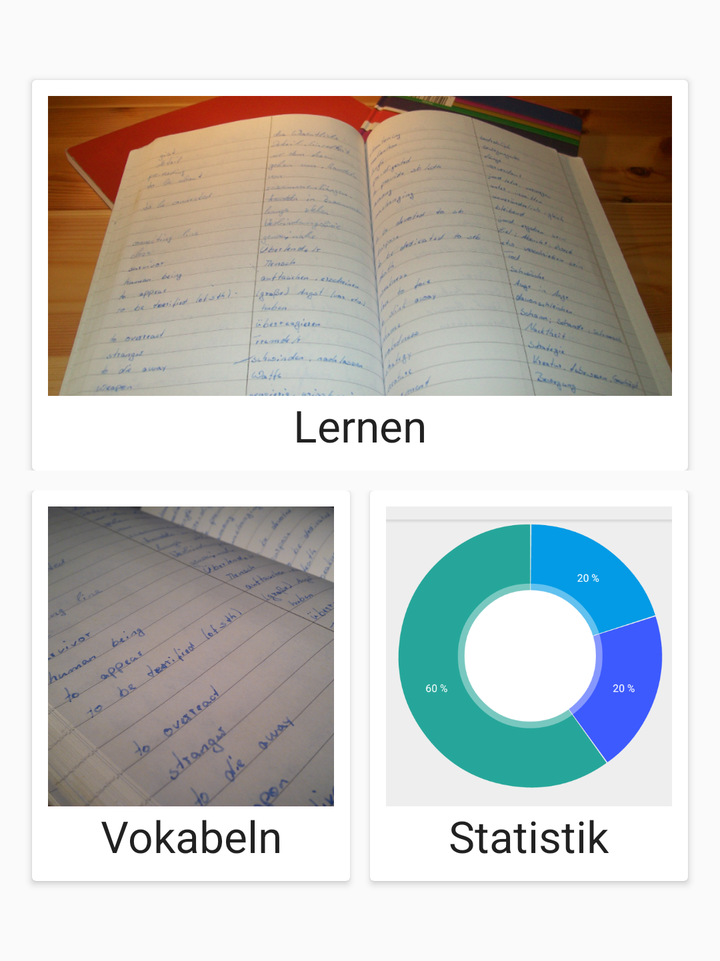
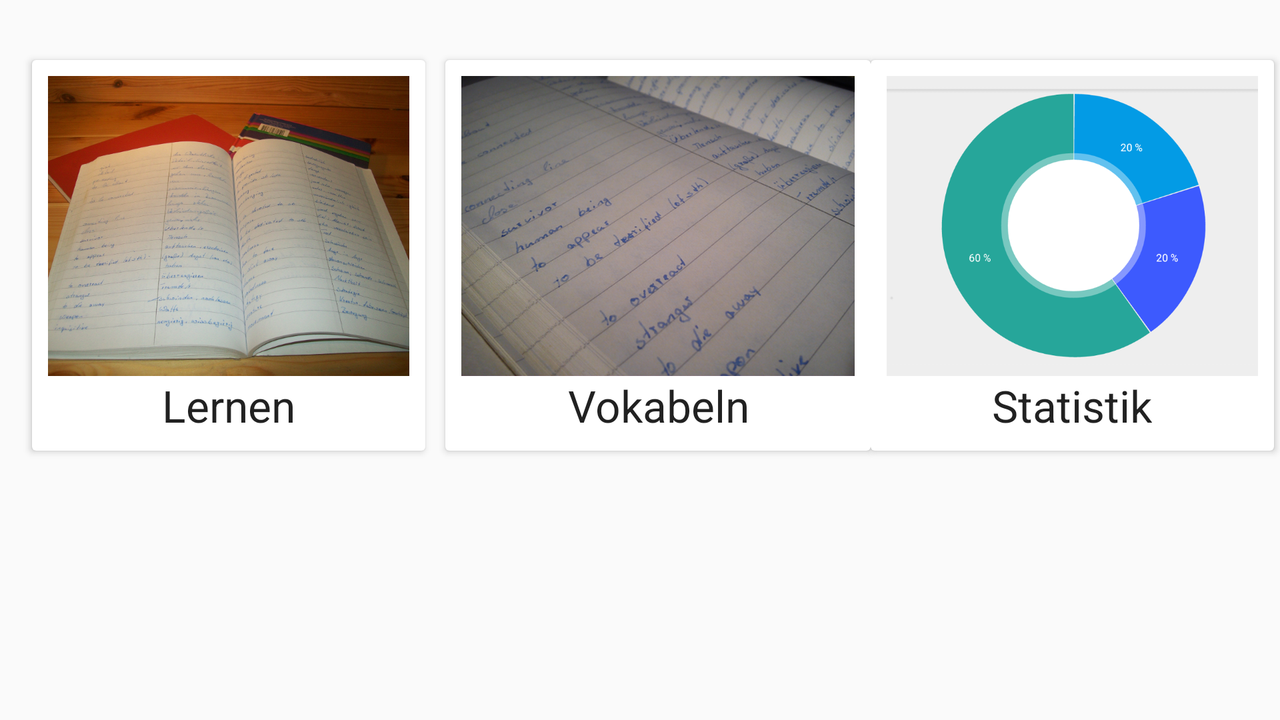

Two renders of one Android screen. The first uses the default layout on a phone; the second uses the alternative layout the repository ships for a different screen configuration, on a matching device. The two XML files are below.
<!-- AndroidManifest.xml: application theme AppTheme -->
<!-- res/layout/activity_main.xml -->
<LinearLayout xmlns:android="http://schemas.android.com/apk/res/android"
    xmlns:tools="http://schemas.android.com/tools"
    android:layout_width="match_parent"
    android:layout_height="wrap_content"
    android:orientation="vertical"
    android:weightSum="1"
    tools:context=".MainActivity">


    <ScrollView
        android:id="@+id/scrollView"
        android:layout_width="fill_parent"
        android:layout_height="wrap_content">

        <LinearLayout
            android:layout_width="fill_parent"
            android:layout_height="wrap_content"
            android:orientation="vertical">





            <LinearLayout
                android:orientation="horizontal"
                android:layout_width="fill_parent"
                android:layout_height="fill_parent">

                <android.support.v7.widget.CardView xmlns:card_view="http://schemas.android.com/apk/res-auto"
                    android:id="@+id/card_view_lernen"
                    android:layout_width="fill_parent"
                    android:layout_height="match_parent"
                    android:layout_gravity="center"
                    android:layout_marginBottom="10dp"
                    android:layout_marginTop="30dp"
                    card_view:cardCornerRadius="2dp"
                    android:layout_weight="1"
                    android:layout_marginLeft="16dp"
                    android:layout_marginRight="16dp">

                    <LinearLayout
                        android:layout_width="fill_parent"
                        android:layout_height="fill_parent"
                        android:layout_gravity="center_horizontal"
                        android:layout_margin="8dp"
                        android:layout_weight="1"
                        android:clickable="true"
                        android:onClick="startLearning"
                        android:orientation="vertical"
                        android:weightSum="1">

                        <ImageView
                            android:id="@+id/imageViewLernen"
                            android:layout_width="fill_parent"
                            android:layout_height="150dp"
                            android:layout_gravity="center_horizontal"
                            android:layout_margin="0dp"
                            android:onClick="startLearning"
                            android:src="@drawable/learning"
                            android:scaleType="centerCrop" />


                        <TextView
                            android:id="@+id/textViewLernen"
                            android:layout_width="wrap_content"
                            android:layout_height="wrap_content"
                            android:layout_gravity="center_horizontal"
                            android:onClick="startLearning"
                            android:text="@string/text_lernen"
                            android:textAppearance="?android:attr/textAppearanceLarge" />
                    </LinearLayout>


                </android.support.v7.widget.CardView>


            </LinearLayout>

            <LinearLayout
                android:orientation="horizontal"
                android:layout_width="fill_parent"
                android:layout_height="fill_parent"
                android:layout_marginTop="10dp">

                <android.support.v7.widget.CardView xmlns:card_view="http://schemas.android.com/apk/res-auto"
                    android:id="@+id/card_view_sammlung"
                    android:layout_width="match_parent"
                    android:layout_height="match_parent"
                    android:layout_gravity="center"
                    android:layout_marginBottom="30dp"
                    android:layout_marginLeft="16dp"

                    android:clickable="true"
                    card_view:cardCornerRadius="2dp"
                    android:layout_weight="1"
                    android:layout_marginTop="10dp"
                    android:layout_marginRight="5dp">


                    <LinearLayout
                        android:layout_width="fill_parent"
                        android:layout_height="wrap_content"
                        android:layout_gravity="center_horizontal"
                        android:layout_margin="8dp"
                        android:layout_weight="1"
                        android:onClick="startCollection"
                        android:orientation="vertical"
                        android:weightSum="1">


                        <ImageView
                            android:id="@+id/imageViewSammlung"
                            android:layout_width="wrap_content"
                            android:layout_height="150dp"
                            android:layout_gravity="center_horizontal"
                            android:layout_margin="0dp"
                            android:onClick="startCollection"
                            android:src="@drawable/lernen"
                            android:scaleType="centerCrop" />


                        <TextView
                            android:id="@+id/textViewSammlung"
                            android:layout_width="wrap_content"
                            android:layout_height="wrap_content"
                            android:layout_gravity="center_horizontal"
                            android:onClick="startCollection"
                            android:text="@string/text_sammlung"
                            android:textAppearance="?android:attr/textAppearanceLarge"
                            android:gravity="center" />


                    </LinearLayout>


                </android.support.v7.widget.CardView>


                <android.support.v7.widget.CardView xmlns:card_view="http://schemas.android.com/apk/res-auto"
                    android:id="@+id/card_view_statistik"
                    android:layout_width="fill_parent"
                    android:layout_height="wrap_content"
                    android:layout_gravity="center"
                    android:layout_marginBottom="30dp"
                    android:layout_marginLeft="5dp"
                    android:layout_marginRight="16dp"
                    android:layout_marginTop="10dp"
                    android:clickable="true"


                    card_view:cardCornerRadius="2dp"
                    android:layout_weight="1">

                    <LinearLayout
                        android:layout_width="match_parent"
                        android:layout_height="match_parent"
                        android:layout_gravity="center_horizontal"
                        android:layout_margin="8dp"
                        android:layout_weight="1"
                        android:orientation="vertical"
                        android:weightSum="1">

                        <ImageView
                            android:id="@+id/imageViewStatistik"
                            android:layout_width="fill_parent"
                            android:layout_height="150dp"
                            android:layout_gravity="center_horizontal"
                            android:layout_margin="0dp"
                            android:onClick="startStatistics"
                            android:scaleType="centerCrop"
                            android:src="@drawable/statistik" />

                        <TextView
                            android:id="@+id/textViewStatistik"
                            android:layout_width="wrap_content"
                            android:layout_height="wrap_content"
                            android:layout_gravity="center_horizontal"
                            android:text="@string/text_statistik"
                            android:textAppearance="?android:attr/textAppearanceLarge" />


                    </LinearLayout>


                </android.support.v7.widget.CardView>

            </LinearLayout>



        </LinearLayout>
    </ScrollView>


</LinearLayout>
<!-- resources referenced by this layout -->
<resources>
  <!-- drawable learning: png bitmap (drawable-hdpi, 533996 bytes) -->
  <!-- drawable lernen: png bitmap (drawable-hdpi, 517857 bytes) -->
  <!-- drawable statistik: png bitmap (drawable-hdpi, 41008 bytes) -->
  <string name="text_lernen">Lernen</string>
  <string name="text_sammlung">Vokabeln</string>
  <string name="text_statistik">Statistik</string>
  <style name="AppTheme" parent="Theme.AppCompat.Light.DarkActionBar">
          
          <item name="colorPrimary">@color/primaryColor</item>
          <item name="android:colorPrimaryDark">@color/primaryColorDark</item>
          <item name="colorAccent">@color/accentColor</item>
  
  
      </style>
  <color name="primaryColor">#3F51B5</color>
  <color name="primaryColorDark">#303F9F</color>
  <color name="accentColor">#e91e63</color>
</resources>
<!-- res/layout-land/activity_main.xml (the repository's variant of the layout above) -->
<!-- drawn on the phone turned sideways -->
<LinearLayout xmlns:android="http://schemas.android.com/apk/res/android"
    xmlns:tools="http://schemas.android.com/tools"
    android:layout_width="match_parent"
    android:layout_height="match_parent"
    android:orientation="horizontal"
    android:weightSum="1"
    tools:context=".MainActivity"
   >


    <android.support.v7.widget.CardView xmlns:card_view="http://schemas.android.com/apk/res-auto"
        android:id="@+id/card_view_lernen"
        android:layout_width="match_parent"
        android:layout_height="wrap_content"
        android:layout_marginBottom="30dp"
        android:layout_marginLeft="16dp"
        android:layout_marginRight="5dp"
        android:layout_marginTop="30dp"
        android:layout_weight="0.33"
        card_view:cardCornerRadius="2dp">

        <LinearLayout
            android:layout_width="fill_parent"
            android:layout_height="fill_parent"
            android:layout_gravity="center_horizontal"
            android:layout_margin="8dp"
            android:layout_weight="1"
            android:clickable="true"
            android:onClick="startLearning"
            android:orientation="vertical"
            android:weightSum="1">

            <ImageView
                android:id="@+id/imageViewLernen"
                android:layout_width="fill_parent"
                android:layout_height="150dp"
                android:layout_gravity="center_horizontal"
                android:layout_margin="0dp"
                android:onClick="startLearning"
                android:scaleType="centerCrop"
                android:src="@drawable/learning" />


            <TextView
                android:id="@+id/textViewLernen"
                android:layout_width="wrap_content"
                android:layout_height="wrap_content"
                android:layout_gravity="center_horizontal"
                android:onClick="startLearning"
                android:text="@string/text_lernen"
                android:textAppearance="?android:attr/textAppearanceLarge" />
        </LinearLayout>


    </android.support.v7.widget.CardView>

    <android.support.v7.widget.CardView xmlns:card_view="http://schemas.android.com/apk/res-auto"
        android:id="@+id/card_view_sammlung"
        android:layout_width="match_parent"
        android:layout_height="wrap_content"
        android:layout_marginBottom="30dp"
        android:layout_marginLeft="5dp"

        android:layout_marginTop="30dp"
        android:layout_weight="0.33"
        android:clickable="true"
        card_view:cardCornerRadius="2dp">


        <LinearLayout
            android:layout_width="fill_parent"
            android:layout_height="wrap_content"
            android:layout_gravity="center_horizontal"
            android:layout_margin="8dp"
            android:layout_weight="1"
            android:onClick="startCollection"
            android:orientation="vertical"
            android:weightSum="1">


            <ImageView
                android:id="@+id/imageViewSammlung"
                android:layout_width="wrap_content"
                android:layout_height="150dp"
                android:layout_gravity="center_horizontal"
                android:layout_margin="0dp"
                android:onClick="startCollection"
                android:scaleType="centerCrop"
                android:src="@drawable/lernen" />


            <TextView
                android:id="@+id/textViewSammlung"
                android:layout_width="wrap_content"
                android:layout_height="wrap_content"
                android:layout_gravity="center_horizontal"
                android:gravity="center"
                android:onClick="startCollection"
                android:text="@string/text_sammlung"
                android:textAppearance="?android:attr/textAppearanceLarge" />


        </LinearLayout>


    </android.support.v7.widget.CardView>


    <android.support.v7.widget.CardView xmlns:card_view="http://schemas.android.com/apk/res-auto"
        android:id="@+id/card_view_statistik"
        android:layout_width="match_parent"
        android:layout_height="wrap_content"
        android:layout_marginBottom="30dp"
        android:layout_marginRight="16dp"
        android:layout_marginTop="30dp"
        android:layout_weight="0.33"


        android:clickable="true"
        card_view:cardCornerRadius="2dp">

        <LinearLayout
            android:layout_width="match_parent"
            android:layout_height="match_parent"
            android:layout_gravity="center_horizontal"
            android:layout_margin="8dp"
            android:layout_weight="1"
            android:orientation="vertical"
            android:weightSum="1">

            <ImageView
                android:id="@+id/imageViewStatistik"
                android:layout_width="fill_parent"
                android:layout_height="150dp"
                android:layout_gravity="center_horizontal"
                android:layout_margin="0dp"
                android:onClick="startStatistics"
                android:scaleType="centerCrop"
                android:src="@drawable/statistik" />

            <TextView
                android:id="@+id/textViewStatistik"
                android:layout_width="wrap_content"
                android:layout_height="wrap_content"
                android:layout_gravity="center_horizontal"
                android:text="@string/text_statistik"
                android:textAppearance="?android:attr/textAppearanceLarge" />


        </LinearLayout>


    </android.support.v7.widget.CardView>


</LinearLayout>
